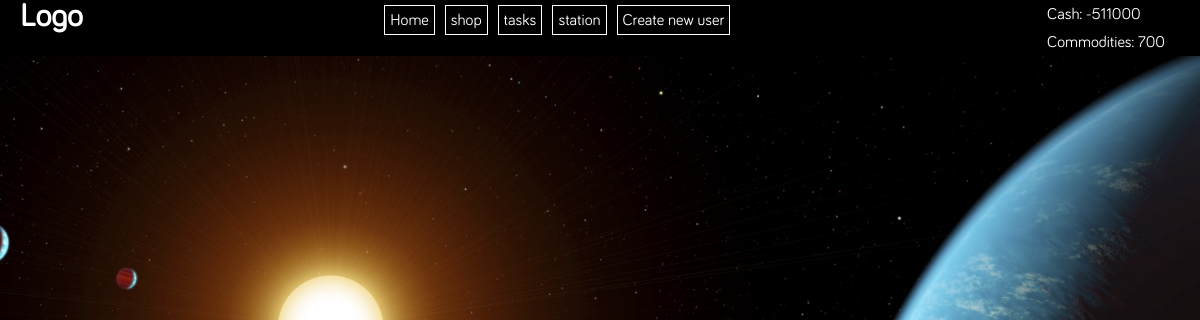
Page /upgradestation.php?id=37 on the earlier database version.
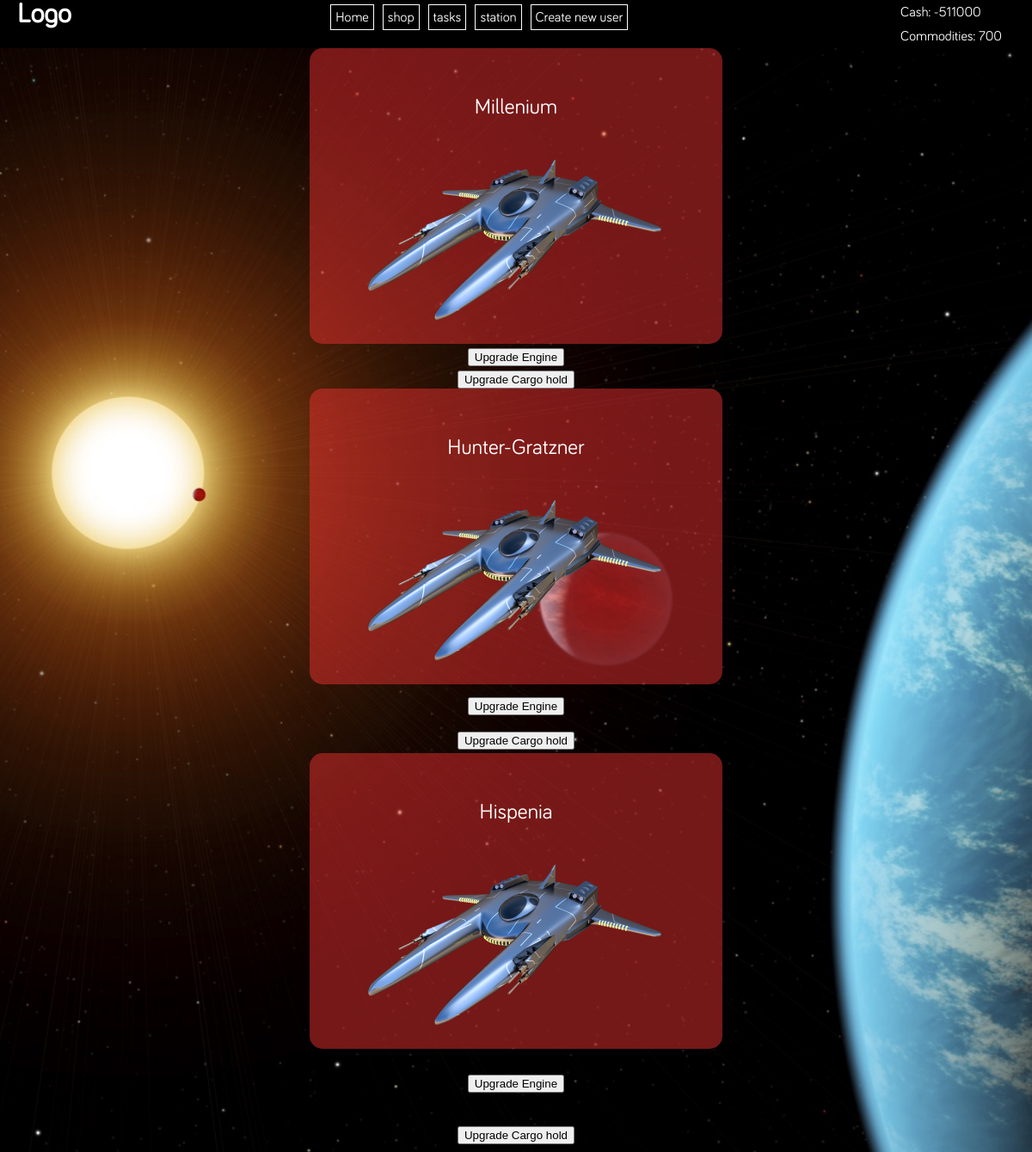
Same page on the later database version.
### tables this page shows
CREATE TABLE `users` (
  `id` int(11) NOT NULL,
  `name` varchar(255) NOT NULL,
  `cash` int(11) NOT NULL,
  `commodities` varchar(255) NOT NULL
);

CREATE TABLE `ownedships` (
  `id` int(11) NOT NULL,
  `shipid` int(11) NOT NULL,
  `engine` int(11) NOT NULL DEFAULT '0',
  `cargo` int(11) NOT NULL DEFAULT '0',
  `userid` int(11) NOT NULL
);

CREATE TABLE `ships` (
  `id` int(11) NOT NULL,
  `shipname` varchar(255) NOT NULL
);

### upgradestation.php (the view)
<?php
require 'header.php';
$userid = $_GET['id'];
$sql5 = " SELECT *  FROM ownedships
   LEFT JOIN ships
     ON ships.id = ownedships.shipid
 WHERE ownedships.userid = $userid";
$query = $db->query($sql5);
$shipinfos = $query->fetchAll(PDO::FETCH_ASSOC);
foreach ($shipinfos as $shipinfo) {
$shipname = htmlentities($shipinfo['shipname']);
?>
<div class="container">
    <div class="upgradestationGrid">
        <?php
        if ($shipname == 'Millenium') {
            echo "<li> <p>$shipname</p><img src='Images/falcon_spaceship.png'></li>";
            echo     "<div class='button'>
                <form action='databaseController.php?id={$id}' method='post'>
                    <input type='hidden' name='type' value='upgrade_millenium_engine'>
                    <input type='submit' value='Upgrade Engine'>
                </form>
            </div>";
            echo     "<div class='button'>
                <form action='databaseController.php?id={$id}' method='post'>
                    <input type='hidden' name='type' value='upgrade_millenium_cargo'>
                    <input type='submit' value='Upgrade Cargo hold'>
                </form>
            </div>";
        }
        if ($shipname == 'Hispenia') {
            echo "<li> <p>$shipname</p><img src='Images/falcon_spaceship.png'></li>";
            echo     "<div class='button'>
                <form action='databaseController.php?id={$id}' method='post'>
                    <input type='hidden' name='type' value='upgrade_hispenia_engine'>
                    <input type='submit' value='Upgrade Engine'>
                </form>
            </div>";
            echo     "<div class='button'>
                <form action='databaseController.php?id={$id}' method='post'>
                    <input type='hidden' name='type' value='upgrade_hispenia_cargo'>
                    <input type='submit' value='Upgrade Cargo hold'>
                </form>
            </div>";
        }
        if ($shipname == 'Hunter-Gratzner') {
            echo "<li> <p>$shipname</p><img src='Images/falcon_spaceship.png'></li>";
            echo     "<div class='button'>
                <form action='databaseController.php?id={$id}' method='post'>
                    <input type='hidden' name='type' value='upgrade_hunter_engine'>
                    <input type='submit' value='Upgrade Engine'>
                </form>
            </div>";
            echo     "<div class='button'>
                <form action='databaseController.php?id={$id}' method='post'>
                    <input type='hidden' name='type' value='upgrade_hunter_cargo'>
                    <input type='submit' value='Upgrade Cargo hold'>
                </form>
            </div>";
        }
        }
?>

### header.php (shortened to what this page needs)
<?php
require 'config.php';
$id = isset($_GET['id']) ? $_GET['id'] : '';
    $sql = "SELECT * FROM users WHERE id = :id";
    $prepare = $db->prepare($sql);
    $prepare->execute([
        ':id' => $id
    ]);
    $userid = $prepare->fetch(PDO::FETCH_ASSOC);
?>
<!DOCTYPE html>
<html lang="en">
<head>
    <link rel="stylesheet" href="style.css">
</head>
<body>
<header>
    <div class="headerflex">
        <div>
            <h1>Logo</h1>
        </div>
        <div>
            <div class="navbar">
                <a href="index.php?id=<?=$id?>">Home</a>
                <a href="trading.php?id=<?=$id?>">shop</a>
                <a href="tasks.php?id=<?=$id?>">tasks</a>
                <a href="upgradestation.php?id=<?=$id?>">station</a>
           <a href="create_login.php?id=<?=$id?>">Create new user</a>
            </div>
        </div>
        <div class="cac">
            <div class="cash">
                    <p>Cash: <?php echo $userid['cash'] ?></p>
            </div>
            <div class="commodities">
                    <p>Commodities: <?php echo $userid['commodities'] ?></strong></p>
        </div>
        </div>
    </div>
</header>
<main>

### style.css (style rules this page uses)
html, body { height: 100%; }
body { font-family: 'bariol'; font-size: 1em; margin: 0; color: #ffffff; }
header { background-color: #000; }
header div { margin-left: 10px; margin-right: 10px; }
.container { max-width: 80%; margin: 0 auto; min-height: 100%; }
.headerflex { display: flex; flex-direction: row; justify-content: space-between; }
.navbar { display: flex; justify-content: space-between; }
.navbar a { text-decoration: none; padding: 5px; border: 1px solid #ffffff; margin: 5px; margin-bottom: 0; color: white; }
.cac { display: flex; flex-direction: column; }
.cash p { margin: 5px; }
.commodities p { margin: 5px; }
body { height: 100%; background-image: url(Images/background.jpg); background-attachment: fixed; background-position: center; background-repeat: no-repeat; background-size: cover; }
h1 { margin: 0px; }
.commodities { text-align: right; }
.button { margin: auto; text-align: center; }
.upgradestationGrid { display: grid; grid-template-columns: 1fr 1fr; grid-gap: 5%; }
.upgradestationGrid div * { text-align: center; }
.upgradestationGrid div img { display: flex; justify-content: center; margin: auto; }
.upgradestationGrid li { font-size: 25px; }
.upgradestationGrid { display: flex; flex-direction: column; justify-content: center; align-items: center; }
.upgradestationGrid li { display: flex; flex-direction: column; justify-content: center; text-decoration: none; text-align: center; background: rgba(232, 49, 49, 0.5); border-radius: 15px; padding: 30px; padding-bottom: 0px; }
.upgradestationGrid { font-size: 1.5em; }
.upgradestationGrid li img { display: flex; }

Differences in the rows shown:
added ownedships: shipid.shipname "Millenium"
added ownedships: shipid.shipname "Hunter-Gratzner"
added ownedships: shipid.shipname "Hispenia"
